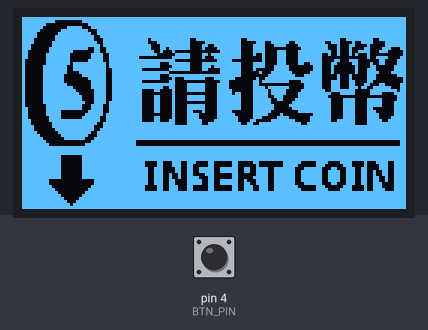
The sketch below on a simulated Arduino Uno, built with avr-gcc and run on an emulated ATmega328P. On the bench: 128×64 one-colour display. The inputs (shaded band) are chosen by the test bench; at power-on: pin 4 (BTN_PIN) LOW.

Above: at 1.3 s.
1.4 s: pin 4 (BTN_PIN) pulled HIGH for 0.3 s
At 2.6 s:
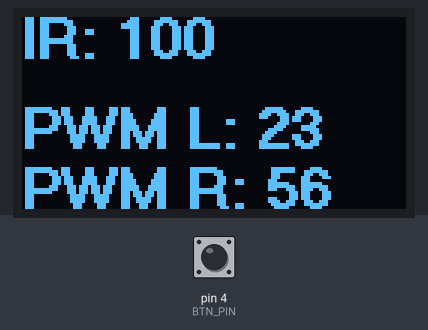
3.7 s: pin 4 (BTN_PIN) pulled HIGH for 1 s
At 5.6 s:
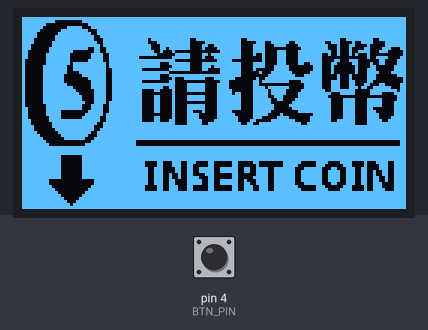
6.7 s: pin 4 (BTN_PIN) pulled HIGH for 3.2 s
At 11.2 s:
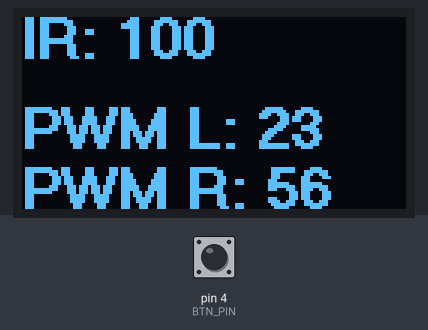
Timing chart, 0 to 12.7 s (numbered marks = the images above; inputs shaded):
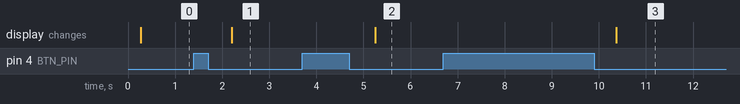

Measured:
- after the input at 1.4 s, the display: changes after 0.81 s (image 1)
- after the input at 3.7 s, the display: changes after 1.6 s (image 2)
- after the input at 6.7 s, the display: changes after 3.7 s (image 3)

The sketch:

diy10-2.ino
```cpp
#include <U8g2lib.h>    // OLED顯示器程式庫
#include "bmp.h"        // OLED點陣圖
#define BTN_PIN    4    // 開關接腳

// 建立OLED顯示器物件
U8G2_SSD1306_128X64_NONAME_1_HW_I2C u8g2(U8G2_R2, U8X8_PIN_NONE);

void insert_coin() {   // 顯示「請投幣」點陣圖
  u8g2.firstPage();
  do {
    u8g2.drawXBMP(0, 0, 128, 64, COIN);  // 繪製點陣圖COIN
  } while (u8g2.nextPage());
}

/*
 參數pos：線條位置
 參數left：左馬達PWM值
 參數right：右馬達PWM值
*/
void OLED(int16_t pos, uint8_t left, uint8_t right) {
  u8g2.firstPage();
  do {
    u8g2.setCursor(0, 14);         // 設定游標位置
    u8g2.print("IR: " + String(pos));  // 顯示線條位置
    u8g2.setCursor(0, 44);
    u8g2.print("PWM L: " + String(left));  // 左PWM
    u8g2.setCursor(0, 64);
    u8g2.print("PWM R: " + String(right));  // 右PWM
  } while (u8g2.nextPage());
}

void setup() {
  pinMode(BTN_PIN, INPUT);

  u8g2.begin();  // 啟動顯示器
  u8g2.setFont(u8g2_font_crox4hb_tf);
}

void loop() {
  static bool start = false;        // 是否為啟動狀態，預設「否」
  static bool lastBtnState = LOW;   // 啟動鍵接腳的前次狀態

  bool btnState = digitalRead(BTN_PIN);  // 讀取按鍵的值
  if (btnState != lastBtnState) {
    // 只有當按鍵狀態為LOW時才翻轉start值
    if (btnState == LOW) {
      start = !start;
    }
  }

  if (start) {   // 若是「啟動」狀態
    OLED(100, 23.4, 56.7);     // 顯示虛構的位置和PWM值
  } else {
    insert_coin();  // 顯示「請投幣」
  }

  lastBtnState = btnState;  // 更新按鍵狀態
  delay(5);
}
```

Source omitted: bmp.h (data table, 6404 bytes)
